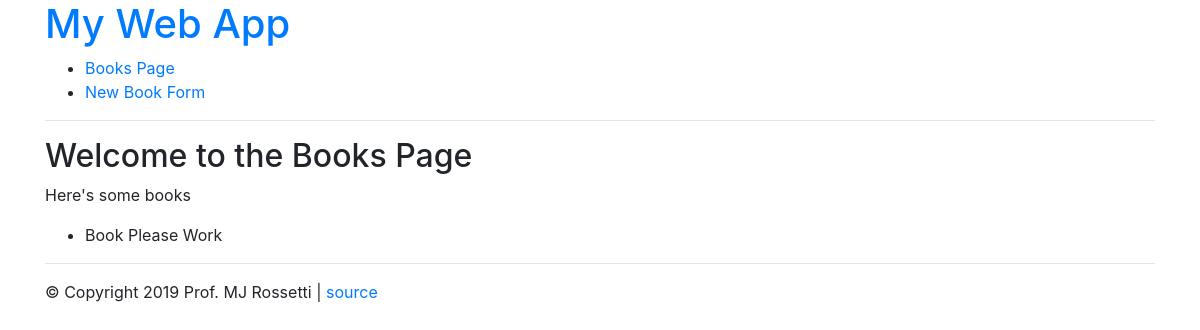
Before: /books with the older database file.
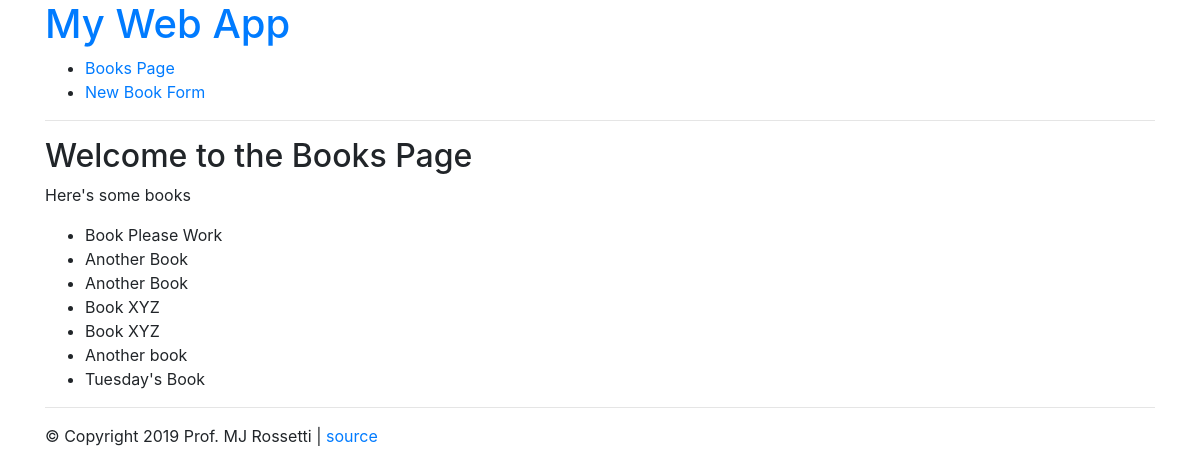
After: the same page with the newer database file.
### web_app/models.py (models this page shows)
class Book(db.Model):
    id = db.Column(db.Integer, primary_key=True)
    title = db.Column(db.String(128))
    author_id = db.Column(db.String(128))

### web_app/routes/book_routes.py (the view)
@book_routes.route("/books")
def list_books_for_humans():
    book_records = Book.query.all()
    return render_template("books.html", message="Here's some books", books=book_records)

### web_app/templates/books.html (shortened to what this page needs)
{% extends "layout.html" %}
{% block content %}
    <h2>Welcome to the Books Page</h2>
    <p>{{ message }}</p>
    {% if books %}
        <ul>
        {% for book in books %}
            <li>{{ book.title }}</li>
        {% endfor %}
        </ul>
    {% else %}
        <p>Books not found.</p>
    {% endif %}
{% endblock %}

Changed rows visible on the page:
added Book: title "Another Book"
added Book: title "Another Book"
added Book: title "Book XYZ"
added Book: title "Book XYZ"
added Book: title "Another book"
added Book: title "Tuesday's Book"
